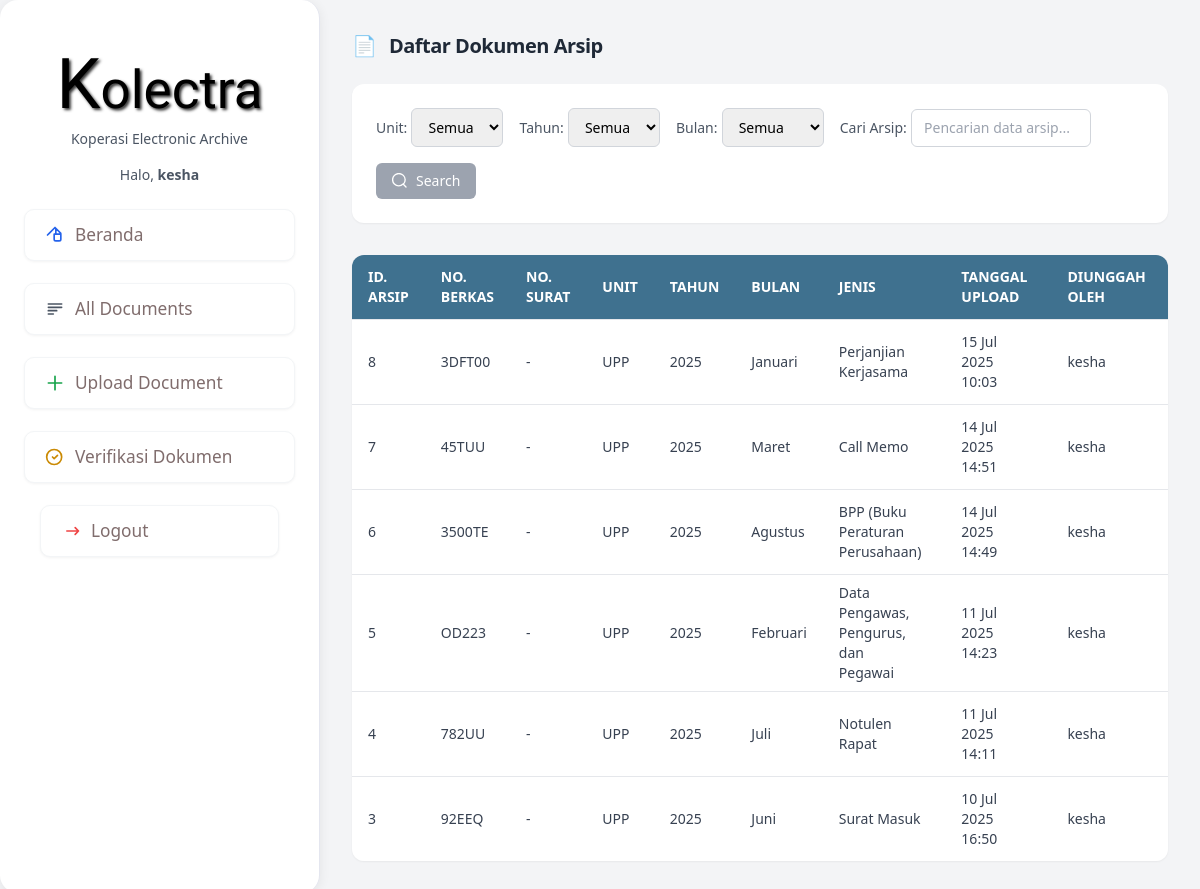
Before: /dashboard/documents/ (signed in) with the older database file.
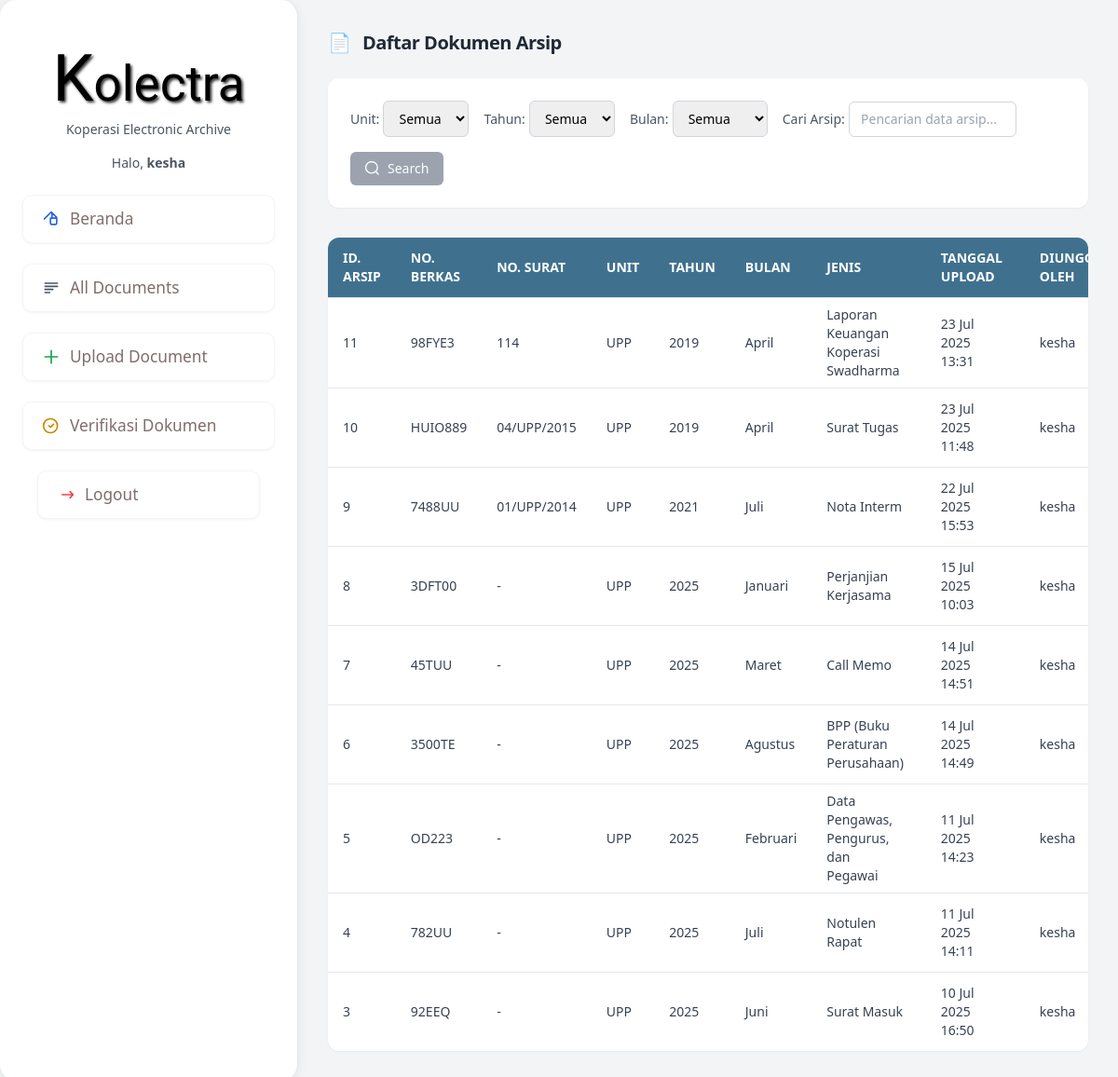
After: the same page with the newer database file.
### arsip_app/models.py (models this page shows, shortened)
class Dokumen(models.Model):
    JENIS_CHOICES = [
        ('surat_masuk', 'Surat Masuk'),
        ('surat_keluar', 'Surat Keluar'),
        ('surat_tugas', 'Surat Tugas'),
        ('data_pengawas_pengurus_dan_pegawai', 'Data Pengawas, Pengurus, dan Pegawai'),
        ('surat_ijin_/_cuti', 'Surat Ijin / Cuti'),
        ('call_memo', 'Call Memo'),
        ('nota_interm', 'Nota Interm'),
        ('pinjaman_anggota', 'Pinjaman Anggota'),
        ('nota_dinas', 'Nota Dinas'),
        ('jurnal_&_lampiran', 'Jurnal & Lampiran'),
        ('perjanjian_kerjasama', 'Perjanjian Kerjasama'),
        ('laporan_keuangan_koperasi_swadharma', 'Laporan Keuangan Koperasi Swadharma'),
        ('laporan_keuangan_perusahaan_anak', 'Laporan Keuangan Perusahaan Anak'),
        ('notulen_rapat', 'Notulen Rapat'),
        ('dokumen_RAT', 'Dokumen RAT'),
        ('bpp', 'BPP (Buku Peraturan Perusahaan)'),
        ('laporan_pajak', 'Laporan Pajak'),
        ('sk_pengurus', 'SK Pengurus'),
    ]
    BULAN_CHOICES = [
        ('Januari', 'Januari'), ('Februari', 'Februari'), ('Maret', 'Maret'),
        ('April', 'April'), ('Mei', 'Mei'), ('Juni', 'Juni'), ('Juli', 'Juli'),
        ('Agustus', 'Agustus'), ('September', 'September'), ('Oktober', 'Oktober'),
        ('November', 'November'), ('Desember', 'Desember'),
    ]
    TAHUN_CHOICES = [(r, r) for r in range(2000, timezone.now().year + 1)]
    STATUS_CHOICES = [
        ('belum verifikasi', 'Belum Verifikasi'),
        ('sudah verifikasi', 'Sudah Verifikasi'),
    ]
    arsip_id       = models.AutoField("ID Arsip", primary_key=True)
    nama_file      = models.CharField("Nama File", max_length=255)
    unit           = models.CharField("Unit", max_length=3, choices=CustomUser.UNIT_CHOICES)
    jenis          = models.CharField("Jenis Dokumen", max_length=50, choices=JENIS_CHOICES)
    nomor_berkas   = models.CharField("Nomor Berkas", max_length=100, blank=True)
    nomor          = models.CharField("Nomor", max_length=50)
    nomor_surat    = models.CharField(max_length=50, blank=True, null=True)
    tahun          = models.IntegerField("Tahun", choices=TAHUN_CHOICES)
    bulan          = models.CharField("Bulan", max_length=10, choices=BULAN_CHOICES)
    rak            = models.CharField("Rak", max_length=50)
    kardus         = models.CharField("Kardus", max_length=50)
    file_scan      = models.FileField("File Scan", upload_to='scan/', blank=True, null=True)
    file_upload    = models.FileField("File Upload", upload_to='upload/', blank=True, null=True)
    status         = models.CharField("Status", max_length=20, choices=STATUS_CHOICES, default='belum verifikasi')
    created_at     = models.DateTimeField("Tanggal & Waktu Upload", auto_now_add=True)
    tanggal_upload = models.DateField("Tanggal Upload", auto_now_add=True)
    waktu_upload   = models.TimeField("Waktu Upload", auto_now_add=True)
    diunggah_oleh  = models.ForeignKey(
        settings.AUTH_USER_MODEL,
        null=True, blank=True,
        on_delete=models.SET_NULL,
        verbose_name="Diunggah Oleh"
    )

class CustomUser(AbstractUser):
    UNIT_CHOICES = [
        ('UPP', 'UPP'), ('USD', 'USD'), ('UPA', 'UPA'), ('UKS', 'UKS'),
        ('UDP', 'UDP'), ('UPS', 'UPS'), ('UPI', 'UPI'), ('UAP', 'UAP'),
    ]
    LEVEL_CHOICES = [
        ('viewer', 'Viewer'),
        ('uploader', 'Uploader'),
        ('admin', 'Admin'),
    ]
    unit_kerja = models.CharField("Unit Kerja", max_length=3, choices=UNIT_CHOICES)
    level = models.CharField("Level Akses", max_length=10, choices=LEVEL_CHOICES)

### arsip_app/views.py (the view)
# urls.py: path('dashboard/documents/', views.daftar_file, name='all_documents'),
@login_required
def daftar_file(request):
    dokumen_list = Dokumen.objects.filter(unit=request.user.unit_kerja)
    for param in ['unit', 'tahun', 'bulan']:
        value = request.GET.get(param)
        if value:
            dokumen_list = dokumen_list.filter(**{param: value})
    context = {
        'dokumen_list': dokumen_list.order_by('-created_at'),
        'daftar_unit': dokumen_list.values_list('unit', flat=True).distinct(),
        'daftar_tahun': dokumen_list.values_list('tahun', flat=True).distinct(),
        'daftar_bulan': dokumen_list.values_list('bulan', flat=True).distinct(),
        'unit_dipilih': request.GET.get('unit'),
        'tahun_dipilih': request.GET.get('tahun'),
        'bulan_dipilih': request.GET.get('bulan'),
        'user': request.user,
    }
    return render(request, 'arsip_app/daftar_file.html', context)

### arsip_app/templates/arsip_app/daftar_file.html (shortened to what this page needs)
{% extends 'base.html' %}
{% block content %}
<div class="flex items-center gap-3 mb-6">
  <div class="text-xl text-[#3f718f]">📄</div>
  <h2 class="text-xl font-semibold text-gray-800 tracking-tight">Daftar Dokumen Arsip</h2>
</div>
<div class="bg-white p-6 rounded-xl shadow-sm mb-8 w-full flex flex-col gap-4 md:flex-row md:items-center md:justify-between">
  <form method="get" class="flex flex-wrap gap-4 items-center">
    <div>
        <label class="text-sm text-gray-600">Unit:</label>
        <select name="unit" class="border border-gray-300 rounded-md px-3 py-2 text-sm">
            <option value="">Semua</option>
        </select>
    </div>
    <div>
        <label class="text-sm text-gray-600">Tahun:</label>
        <select name="tahun" class="border border-gray-300 rounded-md px-3 py-2 text-sm">
            <option value="">Semua</option>
        </select>
    </div>
    <div>
        <label class="text-sm text-gray-600">Bulan:</label>
        <select name="bulan" class="border border-gray-300 rounded-md px-3 py-2 text-sm">
            <option value="">Semua</option>
        </select>
    </div>
    <div>
        <label class="text-sm text-gray-600">Cari Arsip:</label>
        <input type="text" name="q" value="{{ request.GET.q }}" placeholder="Pencarian data arsip..." class="border border-gray-300 rounded-md px-3 py-2 text-sm w-[180px]" />
    </div>
    <div>
        <button type="submit" class="bg-gray-400 hover:bg-gray-500 text-white px-4 py-2 rounded-md text-sm flex items-center gap-2 transition duration-200">
            <svg xmlns="http://www.w3.org/2000/svg" class="h-4 w-4" fill="none" viewBox="0 0 24 24" stroke="currentColor">
              <path stroke-linecap="round" stroke-linejoin="round" stroke-width="2"
                    d="M21 21l-4-4m0 0A7.5 7.5 0 103.6 3.6a7.5 7.5 0 0012.95 12.95z" />
            </svg>
            <span>Search</span>
        </button>
    </div>
  </form>
</div>
<div class="bg-white rounded-xl shadow-sm overflow-x-auto">
  <table class="min-w-full text-sm text-gray-700">
    <thead style="background-color: #3f718f;" class="text-white uppercase text-sm">
      <tr class="text-left">
        <th class="px-4 py-2">Id. Arsip</th>
        <th class="px-4 py-2">No. Berkas</th>
        <th class="px-4 py-2">No. Surat</th>
        <th class="px-4 py-2">Unit</th>
        <th class="px-4 py-2">Tahun</th>
        <th class="px-4 py-2">Bulan</th>
        <th class="px-4 py-2">Jenis</th>
        <th class="px-6 py-3">Tanggal Upload</th>
        <th class="px-4 py-2">Diunggah Oleh</th>
        <th class="px-4 py-3">Status</th>
      </tr>
    </thead>
    <tbody>
      {% for dokumen in dokumen_list %}
      <tr class="hover:bg-gray-50 transition border-t">
        <td class="px-4 py-2">{{ dokumen.arsip_id }}</td>
        <td class="px-4 py-2">{% if dokumen.nomor_berkas %}{{ dokumen.nomor_berkas }}{% else %}-{% endif %}</td>
        <td class="px-4 py-2">{% if dokumen.nomor_surat %}{{ dokumen.nomor_surat }}{% else %}-{% endif %}</td>
        <td class="px-4 py-2">{% if dokumen.unit %}{{ dokumen.unit }}{% else %}-{% endif %}</td>
        <td class="px-4 py-2">{% if dokumen.tahun %}{{ dokumen.tahun }}{% else %}-{% endif %}</td>
        <td class="px-4 py-2">{% if dokumen.bulan %}{{ dokumen.bulan }}{% else %}-{% endif %}</td>
        <td class="px-4 py-2">{% if dokumen.get_jenis_display %}{{ dokumen.get_jenis_display }}{% else %}-{% endif %}</td>
        <td class="px-6 py-3">{% if dokumen.created_at %}{{ dokumen.created_at|date:"d M Y H:i" }}{% else %}-{% endif %}</td>
        <td class="px-4 py-2">{% if dokumen.diunggah_oleh %}{{ dokumen.diunggah_oleh.username }}{% else %}-{% endif %}</td>
        <td class="px-4 py-3">
        </td>
      </tr>
      {% empty %}
      <tr>
        <td colspan="13" class="text-center py-6 text-gray-400 italic">Belum ada dokumen ditemukan.</td>
      </tr>
      {% endfor %}
    </tbody>
  </table>
</div>
{% endblock %}

Changed rows visible on the page:
added Dokumen: arsip_id "11", nomor_berkas "98FYE3", nomor_surat "114", unit "UPP", tahun "2019", bulan "April", jenis "Laporan Keuangan Koperasi Swadharma", created_at "23 Jul 2025 13:31", diunggah_oleh.username "kesha"
added Dokumen: arsip_id "10", nomor_berkas "HUIO889", nomor_surat "04/UPP/2015", unit "UPP", tahun "2019", bulan "April", jenis "Surat Tugas", created_at "23 Jul 2025 11:48", diunggah_oleh.username "kesha"
added Dokumen: arsip_id "9", nomor_berkas "7488UU", nomor_surat "01/UPP/2014", unit "UPP", tahun "2021", bulan "Juli", jenis "Nota Interm", created_at "22 Jul 2025 15:53", diunggah_oleh.username "kesha"
